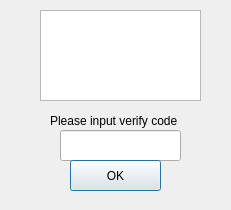
<?xml version="1.0" encoding="UTF-8"?>
<ui version="4.0">
 <class>Dialog</class>
 <widget class="QDialog" name="Dialog">
  <property name="geometry">
   <rect>
    <x>0</x>
    <y>0</y>
    <width>231</width>
    <height>210</height>
   </rect>
  </property>
  <property name="windowTitle">
   <string>Dialog</string>
  </property>
  <widget class="QGraphicsView" name="graphicsView">
   <property name="geometry">
    <rect>
     <x>40</x>
     <y>10</y>
     <width>161</width>
     <height>91</height>
    </rect>
   </property>
  </widget>
  <widget class="QLabel" name="label">
   <property name="geometry">
    <rect>
     <x>50</x>
     <y>110</y>
     <width>171</width>
     <height>21</height>
    </rect>
   </property>
   <property name="text">
    <string>Please input verify code</string>
   </property>
  </widget>
  <widget class="QLineEdit" name="lineEdit">
   <property name="geometry">
    <rect>
     <x>60</x>
     <y>130</y>
     <width>121</width>
     <height>31</height>
    </rect>
   </property>
  </widget>
  <widget class="QPushButton" name="pushButton">
   <property name="geometry">
    <rect>
     <x>70</x>
     <y>160</y>
     <width>91</width>
     <height>31</height>
    </rect>
   </property>
   <property name="text">
    <string>OK</string>
   </property>
  </widget>
 </widget>
 <resources/>
 <connections/>
</ui>
